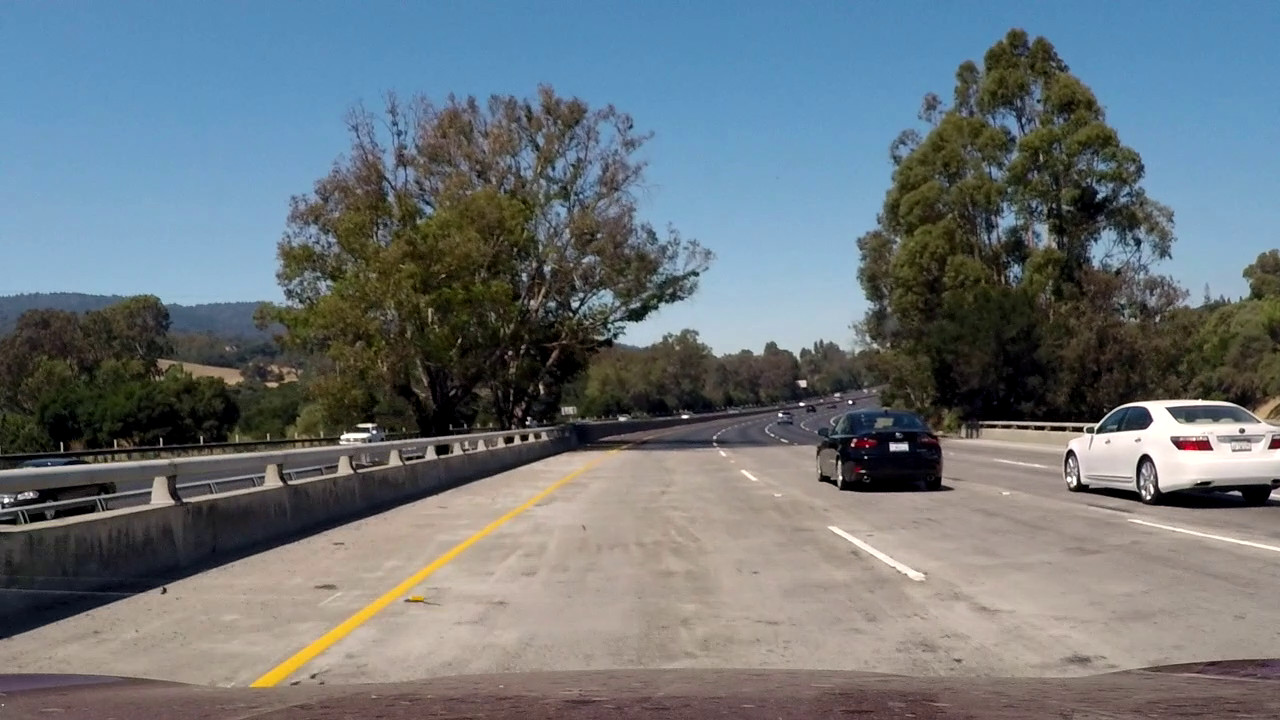
#> input picture test_videos/vlcsnap-2018-12-20-17h52m19s020.jpg, 1280 x 720 px
$ jupyter execute --allow-errors P1.ipynb   (shell and % lines are left out)
#> lines starting #> are read from the running program, lines starting #| are printed output that depends on the picture; after the words box and inside, x2 and y2 are one past the last pixel; in counts of white or black regions, pixels touching at a corner belong together
# Self-Driving Car Engineer Nanodegree

## Project: **Finding Lane Lines on the Road**
***
In this project, you will use the tools you learned about in the lesson to identify lane lines on the road.  You can develop your pipeline on a series of individual images, and later apply the result to a video stream (really just a series of images). Check out the video clip "raw-lines-example.mp4" (also contained in this repository) to see what the output should look like after using the helper functions below.

Once you have a result that looks roughly like "raw-lines-example.mp4", you'll need to get creative and try to average and/or extrapolate the line segments you've detected to map out the full extent of the lane lines.  You can see an example of the result you're going for in the video "P1_example.mp4".  Ultimately, you would like to draw just one line for the left side of the lane, and one for the right.

In addition to implementing code, there is a brief writeup to complete. The writeup should be completed in a separate file, which can be either a markdown file or a pdf document. There is a [write up template](https://github.com/udacity/CarND-LaneLines-P1/blob/master/writeup_template.md) that can be used to guide the writing process. Completing both the code in the Ipython notebook and the writeup template will cover all of the [rubric points](https://review.udacity.com/#!/rubrics/322/view) for this project.

---
Let's have a look at our first image called 'test_images/solidWhiteRight.jpg'.  Run the 2 cells below (hit Shift-Enter or the "play" button above) to display the image.

**Note: If, at any point, you encounter frozen display windows or other confounding issues, you can always start again with a clean slate by going to the "Kernel" menu above and selecting "Restart & Clear Output".**

---

**The tools you have are color selection, region of interest selection, grayscaling, Gaussian smoothing, Canny Edge Detection and Hough Tranform line detection.  You  are also free to explore and try other techniques that were not presented in the lesson.  Your goal is piece together a pipeline to detect the line segments in the image, then average/extrapolate them and draw them onto the image for display (as below).  Once you have a working pipeline, try it out on the video stream below.**

---

<figure>

 <figcaption>
 <p></p>
 <p style="text-align: center;"> Your output should look something like this (above) after detecting line segments using the helper functions below </p>
 </figcaption>
</figure>
 <p></p>
<figure>

 <figcaption>
 <p></p>
 <p style="text-align: center;"> Your goal is to connect/average/extrapolate line segments to get output like this</p>
 </figcaption>
</figure>

**Run the cell below to import some packages.  If you get an `import error` for a package you've already installed, try changing your kernel (select the Kernel menu above --> Change Kernel).  Still have problems?  Try relaunching Jupyter Notebook from the terminal prompt.  Also, consult the forums for more troubleshooting tips.**

## Import Packages

[cell 1]
#importing some useful packages
import matplotlib.pyplot as plt
import matplotlib.image as mpimg
import scipy as sp
import cv2
import skimage
import os
import pandas as pd

## Read in an Image

#> (a cell that did not finish here is left out)

## Ideas for Lane Detection Pipeline

**Some OpenCV functions (beyond those introduced in the lesson) that might be useful for this project are:**

`cv2.inRange()` for color selection
`cv2.fillPoly()` for regions selection
`cv2.line()` to draw lines on an image given endpoints
`cv2.addWeighted()` to coadd / overlay two images
`cv2.cvtColor()` to grayscale or change color
`cv2.imwrite()` to output images to file
`cv2.bitwise_and()` to apply a mask to an image

**Check out the OpenCV documentation to learn about these and discover even more awesome functionality!**

## Helper Functions

Below are some helper functions to help get you started. They should look familiar from the lesson!

[cell 3]
import math


# [7 lines left out: function grayscale, not called in this run]
    # Or use BGR2GRAY if you read an image with cv2.imread()
    # return cv2.cvtColor(img, cv2.COLOR_BGR2GRAY)

def canny(img, low_threshold, high_threshold):
    """Applies the Canny transform"""
    return cv2.Canny(img, low_threshold, high_threshold)

def gaussian_blur(img, kernel_size):
    """Applies a Gaussian Noise kernel"""
    return cv2.GaussianBlur(img, (kernel_size, kernel_size), 0)

def region_of_interest(img, vertices):
    """
    Applies an image mask.

    Only keeps the region of the image defined by the polygon
    formed from `vertices`. The rest of the image is set to black.
    `vertices` should be a numpy array of integer points.
    """
    #defining a blank mask to start with
    mask = sp.zeros_like(img)

    #defining a 3 channel or 1 channel color to fill the mask with depending on the input image
    if len(img.shape) > 2:
        channel_count = img.shape[2]  # i.e. 3 or 4 depending on your image
        ignore_mask_color = (255,) * channel_count
    else:
        ignore_mask_color = 255

    #filling pixels inside the polygon defined by "vertices" with the fill color
    cv2.fillPoly(mask, vertices, ignore_mask_color)

    #returning the image only where mask pixels are nonzero
    masked_image = cv2.bitwise_and(img, mask)
    return masked_image


# [48 lines left out: functions draw_lines, hough_lines, weighted_img, not called in this run]

[cell 4]
# [135 lines left out: functions draw_lanes, hough_lanes, img_enhance, img_plot_lines, not called in this run]

## Test Images

Build your pipeline to work on the images in the directory "test_images"
**You should make sure your pipeline works well on these images before you try the videos.**

[cell 5]
import os
#> (the rest of this cell did not finish here and is left out)

#> (a cell that did not finish here is left out)

[cell 7]
plt.figure(figsize=(17,14))
headers = True

#> (the rest of this cell did not finish here and is left out)

**Observation - Region of interest**

Most of the image can be cut away and the image would still be visible. Lte try a few

[cell 8]
plt.figure(figsize=(17,14))

#> (the rest of this cell did not finish here and is left out)

### Observation - LIne Color

The lane markings are either yellow or white. IN RGB pure yellow and white are denoted as
* white = 255,255,255
* yellow = 255,255,0

For the detection of yellow, the blue channel only contains noise. If in the grayscaling, the blue layer would be neglected, yellow and white shoul look indentical

[cell 9]
plt.figure(figsize=(17,14))
headers = True

#> (the rest of this cell did not finish here and is left out)

[cell 10]
plt.figure()
#> (the rest of this cell did not finish here and is left out)

The combined red and green image is not as promising as I first hoped.

## Build a Lane Finding Pipeline

Build the pipeline and run your solution on all test_images. Make copies into the `test_images_output` directory, and you can use the images in your writeup report.

Try tuning the various parameters, especially the low and high Canny thresholds as well as the Hough lines parameters.

#> (a cell that did not finish here is left out)

#> (a cell that did not finish here is left out)

[cell 13]
plt.figure(figsize=(17,14))
headers = True

#> (the rest of this cell did not finish here and is left out)

## Test on Videos

You know what's cooler than drawing lanes over images? Drawing lanes over video!

We can test our solution on two provided videos:

`solidWhiteRight.mp4`

`solidYellowLeft.mp4`

**Note: if you get an import error when you run the next cell, try changing your kernel (select the Kernel menu above --> Change Kernel). Still have problems? Try relaunching Jupyter Notebook from the terminal prompt. Also, consult the forums for more troubleshooting tips.**

**If you get an error that looks like this:**
```
NeedDownloadError: Need ffmpeg exe.
You can download it by calling:
imageio.plugins.ffmpeg.download()
```
**Follow the instructions in the error message and check out [this forum post](https://discussions.udacity.com/t/project-error-of-test-on-videos/274082) for more troubleshooting tips across operating systems.**

[cell 14]
# Import everything needed to edit/save/watch video clips
from moviepy.editor import VideoFileClip
from IPython.display import HTML

[cell 15]
# [6 lines left out: function process_image, not called in this run]

Let's try the one with the solid white lane on the right first ...

[cell 16]
white_output = 'test_videos_output/solidWhiteRight.mp4'
#> (the rest of this cell did not finish here and is left out)

Play the video inline, or if you prefer find the video in your filesystem (should be in the same directory) and play it in your video player of choice.

[cell 17]
HTML("""
<video width="960" height="540" controls>
  <source src="{0}">
</video>
""".format(white_output))

## Improve the draw_lines() function

**At this point, if you were successful with making the pipeline and tuning parameters, you probably have the Hough line segments drawn onto the road, but what about identifying the full extent of the lane and marking it clearly as in the example video (P1_example.mp4)?  Think about defining a line to run the full length of the visible lane based on the line segments you identified with the Hough Transform. As mentioned previously, try to average and/or extrapolate the line segments you've detected to map out the full extent of the lane lines. You can see an example of the result you're going for in the video "P1_example.mp4".**

**Go back and modify your draw_lines function accordingly and try re-running your pipeline. The new output should draw a single, solid line over the left lane line and a single, solid line over the right lane line. The lines should start from the bottom of the image and extend out to the top of the region of interest.**

Now for the one with the solid yellow lane on the left. This one's more tricky!

[cell 18]
yellow_output = 'test_videos_output/solidYellowLeft.mp4'
## To speed up the testing process you may want to try your pipeline on a shorter subclip of the video
## To do so add .subclip(start_second,end_second) to the end of the line below
## Where start_second and end_second are integer values representing the start and end of the subclip
## You may also uncomment the following line for a subclip of the first 5 seconds
##clip2 = VideoFileClip('test_videos/solidYellowLeft.mp4').subclip(0,5)
#> (the rest of this cell did not finish here and is left out)

[cell 19]
HTML("""
<video width="960" height="540" controls>
  <source src="{0}">
</video>
""".format(yellow_output))

## Writeup and Submission

If you're satisfied with your video outputs, it's time to make the report writeup in a pdf or markdown file. Once you have this Ipython notebook ready along with the writeup, it's time to submit for review! Here is a [link](https://github.com/udacity/CarND-LaneLines-P1/blob/master/writeup_template.md) to the writeup template file.

## Optional Challenge

Try your lane finding pipeline on the video below.  Does it still work?  Can you figure out a way to make it more robust?  If you're up for the challenge, modify your pipeline so it works with this video and submit it along with the rest of your project!

[cell 20]
plt.figure(figsize=(17,14))

img = plt.imread(f"test_videos/vlcsnap-2018-12-20-17h52m19s020.jpg")
#> img is the input picture: shape (720, 1280, 3); mean R, G, B 108, 116.5, 121.5
#imt = plt.imread("test_images/solidWhiteRight.jpg")


SHAPE = img.shape
#> SHAPE = (720, 1280, 3)
print(SHAPE)
#| (720, 1280, 3)
VERTICES = sp.array( [[[475,450],[850,450],[1280,SHAPE[0]],[100,SHAPE[0]]]], dtype=sp.int32 )


plt.subplot(1,2,1)
plt.imshow(img)

plt.subplot(1,2,2)
img = region_of_interest(img,VERTICES)
#> in region_of_interest, `cv2.fillPoly(mask, vertices, ignore_mask_color)`:
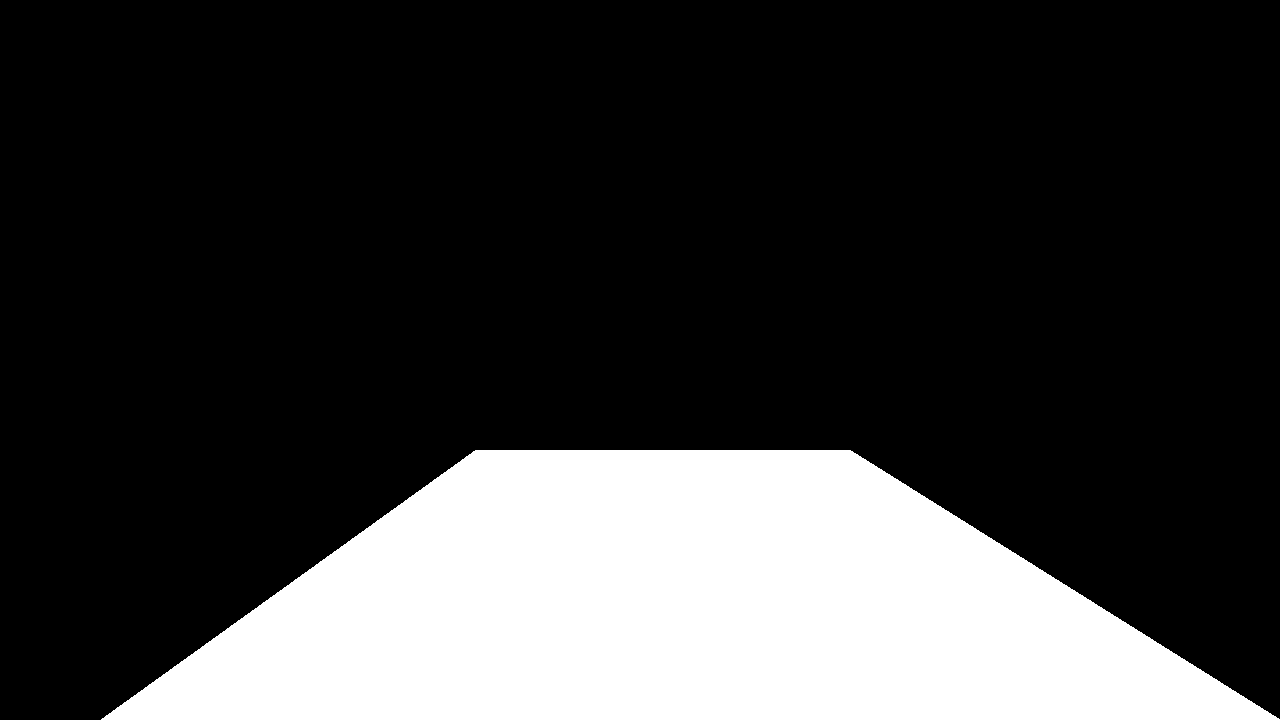
#> mask: shape (720, 1280, 3); 22.8% white; 1 white region, box (x1, y1, x2, y2) and area: (101, 450, 1280, 720) 210057
#> in region_of_interest, `masked_image = cv2.bitwise_and(img, mask)`:
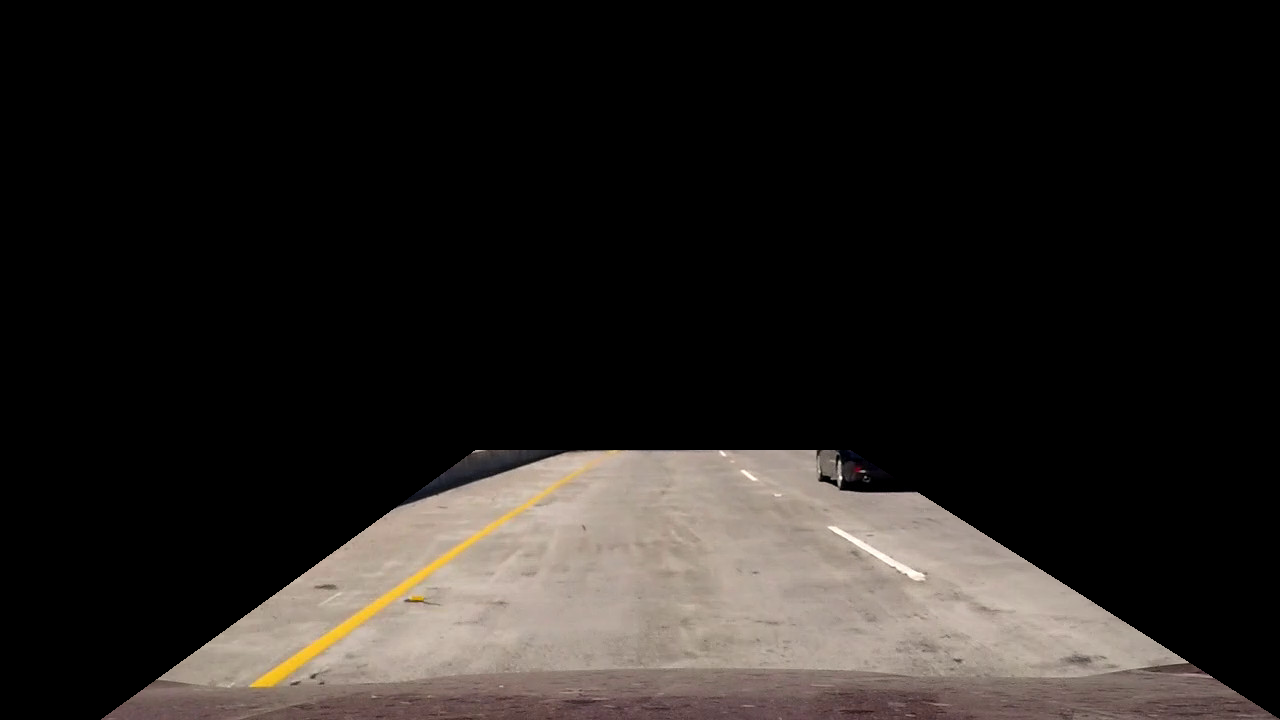
#> masked_image: shape (720, 1280, 3); mean R, G, B 36.8, 33, 30.2
plt.imshow(img)
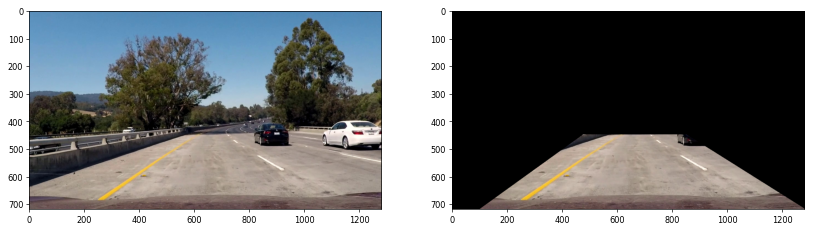
#> figure drawn by matplotlib, 2 panels
